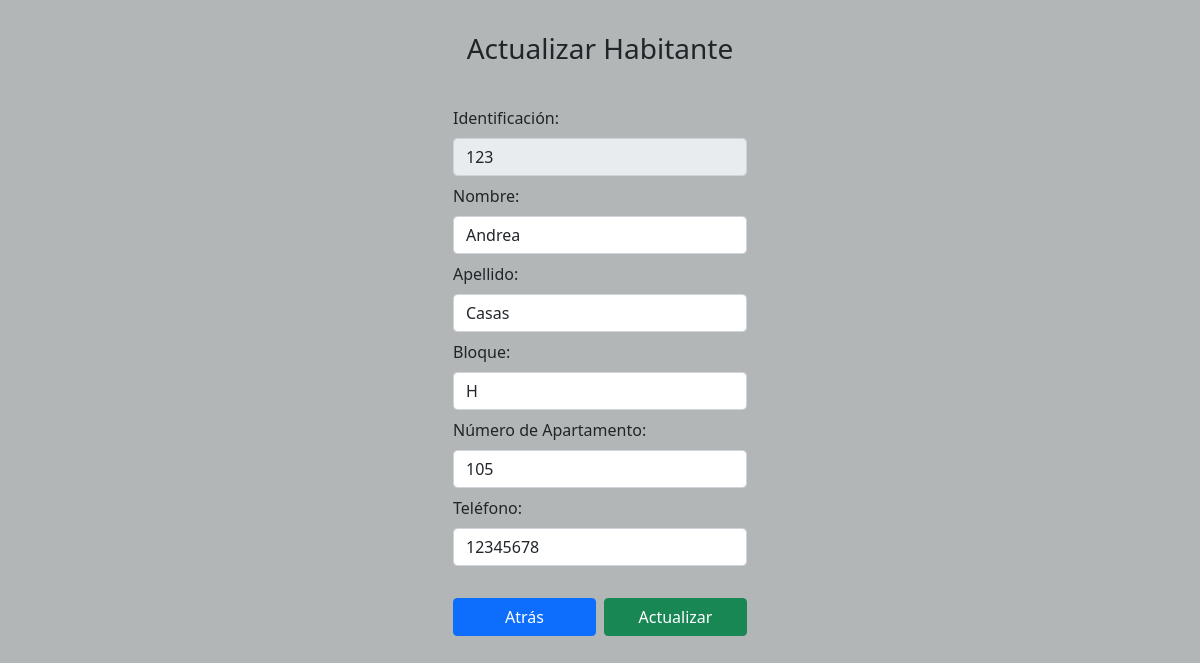
Screenshot of /sections/habitante/actualizarHabitante.php?id=123 with the database file from the repository.
### tables this page shows
CREATE TABLE `habitantes` (
  `id` int(10) NOT NULL,
  `nombre` varchar(100) NOT NULL,
  `apellido` varchar(100) NOT NULL,
  `bloque` varchar(50) NOT NULL,
  `num_apto` varchar(50) NOT NULL,
  `telefono` varchar(50) NOT NULL
);

### sections/habitante/actualizarHabitante.php (the view, shortened to what this page needs)
<?php
require_once("../../conexion.php");
$id = $_GET['id'];
$db = $con->prepare("SELECT * FROM habitantes WHERE id = :id");
$db->execute(['id' => $id]);
$res = $db->fetch(PDO::FETCH_ASSOC);
?>
<!doctype html>
<html lang="en">
  <head>
    <link href="https://cdn.jsdelivr.net/npm/bootstrap@5.0.2/dist/css/bootstrap.min.css" rel="stylesheet">
  </head>
  <body class=""  style="background-color:#B3B6B7;">
    <div class="container-fluid">
        <div class="row py-3">
            <div class="col mx-auto d-flex align-items-center">
                <h3 class="mx-auto mt-3">Actualizar Habitante <br></h3>
            </div>
        </div>
        <div class="row py-3">
            <div class="col">
                <div class="justify-content-center align-items-center vh-200 vw-200 w-25 mx-auto">
                    <form method="post" action="datosDbHabitantes.php" autocomplete="off">
                        <div class="mb-2">
                            <label for="id" class="form-label">Identificación:</label>
                            <input type="text" class="form-control" id="id" name="id" value="<?php echo $res['id']?>" readonly>
                        </div>
                        <div class="mb-2">
                            <label for="nombre" class="form-label">Nombre:</label>
                            <input type="text" class="form-control" id="nombre" name="nombre" value="<?php echo $res['nombre']?>" required>
                        </div>
                        <div class="mb-2">
                            <label for="apellido" class="form-label">Apellido:</label>
                            <input type="text" class="form-control" id="apellido" name="apellido" value="<?php echo $res['apellido']?>" required>
                        </div>
                        <div class="mb-2">
                            <label for="bloque" class="form-label">Bloque:</label>
                            <input type="text" class="form-control" id="bloque" name="bloque" value="<?php echo $res['bloque']?>" required>
                        </div>
                        <div class="mb-2">
                            <label for="apto" class="form-label">Número de Apartamento:</label>
                            <input type="text" class="form-control" id="apto" name="apto" value="<?php echo $res['num_apto']?>" required>
                        </div>
                        <div class="mb-2">
                            <label for="telefono" class="form-label">Teléfono:</label>
                            <input type="text" class="form-control" id="telefono" name="telefono" value="<?php echo $res['telefono']?>" required>
                        </div>
                        <div class="mb-2 d-flex d-flex justify-content-between gap-2">
                        <a href="principalHabitante.php" type="submit" class="btn btn-primary w-50 mt-4">Atrás</a>
                        <button type="submit" class="btn btn-success w-50 mt-4" name="actualizar">Actualizar</button>
                        </div>
                    </form>
                </div>
            </div>
        </div>
    </div>
    </body>
    </html>

### rows the page displays
habitantes: id "123", nombre "Andrea", apellido "Casas", bloque "H", apto "105", telefono "12345678"
